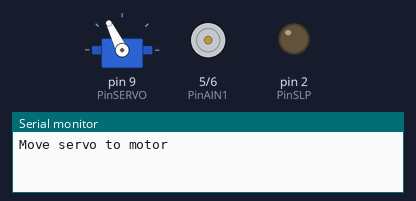
The sketch below on a simulated Arduino Uno, built with avr-gcc and run on an emulated ATmega328P. Shown: servo, motor-driver pin pairs drawn as motors (green arrow = first pin HIGH = forward, orange = second pin HIGH = backward, longer = more drive), output pins drawn as LEDs (lit = HIGH), the last lines printed to the serial monitor.

Above: at 0.15 s.
At 6.54 s:
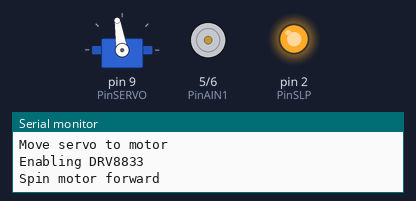
At 10.46 s:
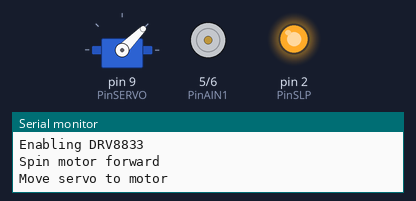
At 15.4 s:
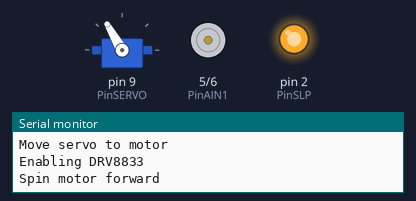
At 25.9 s:
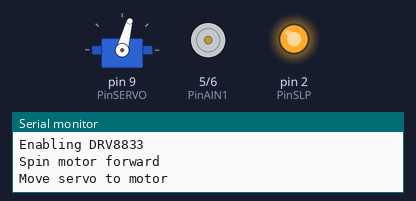
At 35.3 s:
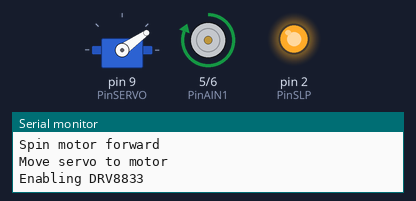
Timing chart, 0 to 40.0 s (numbered marks = the images above):
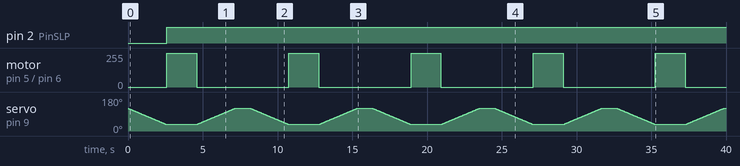

Measured:
- by itself, pin 2 (PinSLP): LOW → HIGH at 2.6 s
- by itself, motor on pin 5 (PinAIN1) / pin 6 (PinAIN2): alternates forward 255/255 for 2.0 s and stopped for 6.2 s

The sketch:

BubbleMachine.ino
```cpp
/* Run the bubble machine
 *  Created by Amara and Cora

10/24/21: created
11/02/2021 motor only spins when wand is in front of it- and working!
*/

#include <Servo.h>

int PinSERVO  = 9;
int PinAIN1   = 5;
int PinAIN2   = 6;
int PinSLP    = 2;
int delayTime_ms = 2000;

Servo myservo;  // create servo object to control a servo

int pos = 0;    // variable to store the servo position

void setup() {
  //Serial
  Serial.begin(9600);

  myservo.attach(PinSERVO);  // attaches the servo on pin 9 to the servo object
  pinMode(PinSLP,OUTPUT); // pin sending out
  pinMode(PinAIN1,OUTPUT);
  pinMode(PinAIN2,OUTPUT);
}

void loop() {
  Serial.println("Move servo to motor");
  for (pos = 120; pos >= 35; pos -= 1) {
    myservo.write(pos);
    delay(30);
  }

  //enable DRV8833 chip
  Serial.println("Enabling DRV8833");
  digitalWrite(PinSLP,HIGH);// turns on motor driver

  //Spin motor to blow bubbles
  Serial.println("Spin motor forward");
  digitalWrite(PinAIN1,HIGH);
  digitalWrite(PinAIN2,LOW);
  delay(delayTime_ms);

  digitalWrite(PinAIN1,LOW);
  digitalWrite(PinAIN2,LOW);

  for (pos = 35; pos <= 120; pos += 1) {
    // in steps of 1 degree
    myservo.write(pos);
    delay(30);
  }

  delay(1000);
}
```
